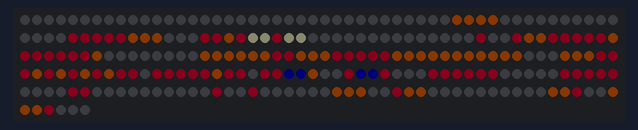
This sketch was run on a simulated Arduino Uno, built with avr-gcc and run on an emulated ATmega328P. On the bench: 256 RGB LEDs in strip order, left to right, continuing on the next row. Dim RGB values are drawn brighter than linear.

Above: at 0.1 s.
At 3.73 s:
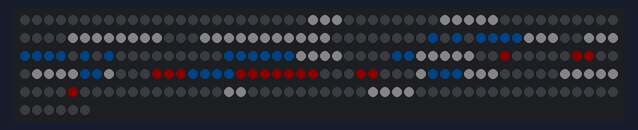
At 7.2 s:
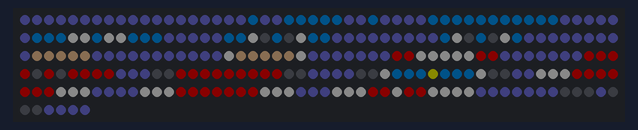
At 10.9 s:
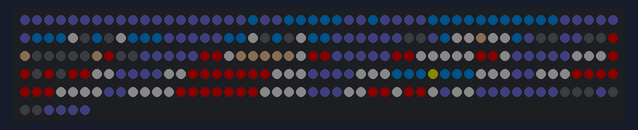
At 14.53 s:
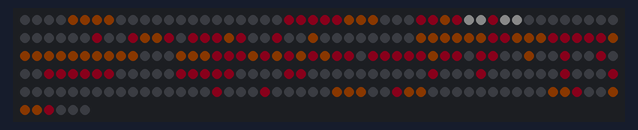

Measured:
- by itself, everything shown: repeats every 13.6 s, in 48 steps
- what the display in image 2 shows lasts 0.4 s, from 7.0 s to 7.4 s

The sketch:

brainy_bits_example.ino
```cpp
/* https://www.brainy-bits.com/arduino-16x16-matrix-frame/
 Arduino 256 RGB LEDs Matrix Animation Frame
 Using WS2812 LED Strips

Created by Yvan / https://Brainy-Bits.com

This code is in the public domain...

You can: copy it, use it, modify it, share it or just plain ignore it!
Thx!

*/

#include <avr/pgmspace.h>  // Needed to store stuff in Flash using PROGMEM
#include "FastLED.h"       // Fastled library to control the LEDs

// How many leds are connected?
#define NUM_LEDS 256

// Define the Data Pin
#define DATA_PIN 6  // Connected to the data pin of the first LED strip

// Define the array of leds
CRGB leds[NUM_LEDS];

// Create the array of retro arcade characters and store it in Flash memory
const long DigDug01[] PROGMEM =
{
0x000000, 0x000000, 0x000000, 0x000000, 0x000000, 0x000000, 0x000000, 0x000000, 0x000000, 0x000000, 0x000000, 0x000000, 0x000000, 0x000000, 0x000000, 0x000000,
0x000000, 0x000000, 0x000000, 0x000000, 0x000000, 0x000000, 0x000000, 0x000000, 0xcccccc, 0xcccccc, 0xcccccc, 0x000000, 0x000000, 0x000000, 0x000000, 0x000000,
0x000000, 0x000000, 0x000000, 0xcccccc, 0xcccccc, 0xcccccc, 0xcccccc, 0xcccccc, 0x000000, 0x000000, 0x000000, 0x000000, 0x000000, 0x000000, 0x000000, 0x000000,
0x000000, 0x000000, 0x000000, 0x000000, 0x000000, 0x000000, 0xcccccc, 0xcccccc, 0xcccccc, 0xcccccc, 0xcccccc, 0xcccccc, 0xcccccc, 0xcccccc, 0x000000, 0x000000,
0x000000, 0xcccccc, 0xcccccc, 0xcccccc, 0xcccccc, 0xcccccc, 0xcccccc, 0xcccccc, 0xcccccc, 0xcccccc, 0xcccccc, 0xcccccc, 0x000000, 0x000000, 0x000000, 0x000000,
0x000000, 0x000000, 0x000000, 0x000000, 0x0066cc, 0x000000, 0x0066cc, 0x000000, 0x0066cc, 0x0066cc, 0x0066cc, 0x0066cc, 0xcccccc, 0xcccccc, 0xcccccc, 0x000000,
0x000000, 0xcccccc, 0xcccccc, 0xcccccc, 0x0066cc, 0x0066cc, 0x0066cc, 0x0066cc, 0x000000, 0x0066cc, 0x000000, 0x0066cc, 0x000000, 0x000000, 0x000000, 0x000000,
0x000000, 0x000000, 0x000000, 0x000000, 0x000000, 0x0066cc, 0x0066cc, 0x0066cc, 0x0066cc, 0x0066cc, 0x0066cc, 0xcccccc, 0xcccccc, 0xcccccc, 0xcccccc, 0x000000,
0x000000, 0x000000, 0x000000, 0x0066cc, 0x0066cc, 0xcccccc, 0xcccccc, 0xcccccc, 0xcccccc, 0xcccccc, 0x000000, 0x000000, 0xff0000, 0x000000, 0x000000, 0x000000,
0x000000, 0x000000, 0xff0000, 0xff0000, 0x000000, 0xcccccc, 0xcccccc, 0xcccccc, 0xcccccc, 0xcccccc, 0xcccccc, 0x0066cc, 0x0066cc, 0xcccccc, 0x000000, 0x000000,
0x000000, 0xff0000, 0xff0000, 0xff0000, 0x0066cc, 0x0066cc, 0x0066cc, 0x0066cc, 0xff0000, 0xff0000, 0xff0000, 0xff0000, 0xff0000, 0xff0000, 0xff0000, 0x000000,
0x000000, 0x000000, 0xff0000, 0xff0000, 0x000000, 0xcccccc, 0xcccccc, 0xcccccc, 0x0066cc, 0x0066cc, 0x0066cc, 0xcccccc, 0xcccccc, 0x000000, 0x000000, 0x000000,
0x000000, 0x000000, 0xcccccc, 0xcccccc, 0xcccccc, 0xcccccc, 0xcccccc, 0xcccccc, 0xcccccc, 0xcccccc, 0x000000, 0x000000, 0xff0000, 0x000000, 0x000000, 0x000000,
0x000000, 0x000000, 0x000000, 0x000000, 0x000000, 0x000000, 0x000000, 0xcccccc, 0xcccccc, 0x000000, 0x000000, 0x000000, 0xcccccc, 0xcccccc, 0x000000, 0x000000,
0x000000, 0x000000, 0xcccccc, 0xcccccc, 0xcccccc, 0xcccccc, 0x000000, 0xcccccc, 0xcccccc, 0xcccccc, 0xcccccc, 0x000000, 0x000000, 0x000000, 0x000000, 0x000000,
0x000000, 0x000000, 0x000000, 0x000000, 0x000000, 0x000000, 0x000000, 0x000000, 0x000000, 0x000000, 0x000000, 0x000000, 0x000000, 0x000000, 0x000000, 0x000000
};

const long DigDug02[] PROGMEM =
{
0x000000, 0x000000, 0x000000, 0x000000, 0x000000, 0x000000, 0x000000, 0x000000, 0x000000, 0x000000, 0x000000, 0x000000, 0x000000, 0x000000, 0x000000, 0x000000,
0x000000, 0x000000, 0x000000, 0x000000, 0x000000, 0x000000, 0x000000, 0x000000, 0xcccccc, 0xcccccc, 0xcccccc, 0x000000, 0x000000, 0x000000, 0x000000, 0x000000,
0x000000, 0x000000, 0x000000, 0xcccccc, 0xcccccc, 0xcccccc, 0xcccccc, 0xcccccc, 0x000000, 0x000000, 0x000000, 0x000000, 0x000000, 0x000000, 0x000000, 0x000000,
0x000000, 0x000000, 0x000000, 0x000000, 0x000000, 0x000000, 0xcccccc, 0xcccccc, 0xcccccc, 0xcccccc, 0xcccccc, 0xcccccc, 0xcccccc, 0xcccccc, 0x000000, 0x000000,
0x000000, 0xcccccc, 0xcccccc, 0xcccccc, 0xcccccc, 0xcccccc, 0xcccccc, 0xcccccc, 0xcccccc, 0xcccccc, 0xcccccc, 0xcccccc, 0x000000, 0x000000, 0x000000, 0x000000,
0x000000, 0x000000, 0x000000, 0x000000, 0x0066cc, 0x000000, 0x0066cc, 0x000000, 0x0066cc, 0x0066cc, 0x0066cc, 0x0066cc, 0xcccccc, 0xcccccc, 0xcccccc, 0x000000,
0x000000, 0xcccccc, 0xcccccc, 0xcccccc, 0x0066cc, 0x0066cc, 0x0066cc, 0x0066cc, 0x000000, 0x0066cc, 0x000000, 0x0066cc, 0x000000, 0x000000, 0x000000, 0x000000,
0x000000, 0x000000, 0x000000, 0x000000, 0x000000, 0x0066cc, 0x0066cc, 0x0066cc, 0x0066cc, 0x0066cc, 0x0066cc, 0xcccccc, 0xcccccc, 0xcccccc, 0xcccccc, 0x000000,
0x000000, 0x000000, 0x000000, 0x0066cc, 0x0066cc, 0xcccccc, 0xcccccc, 0xcccccc, 0xcccccc, 0xcccccc, 0x000000, 0x000000, 0xff0000, 0x000000, 0x000000, 0x000000,
0x000000, 0x000000, 0xff0000, 0xff0000, 0x000000, 0x000000, 0x000000, 0xcccccc, 0xcccccc, 0xcccccc, 0xcccccc, 0x0066cc, 0x0066cc, 0xcccccc, 0x000000, 0x000000,
0x000000, 0xff0000, 0xff0000, 0xff0000, 0x0066cc, 0x0066cc, 0x0066cc, 0x0066cc, 0xff0000, 0xff0000, 0xff0000, 0xff0000, 0xff0000, 0xff0000, 0xff0000, 0x000000,
0x000000, 0x000000, 0xff0000, 0xff0000, 0x000000, 0x000000, 0x000000, 0xcccccc, 0x0066cc, 0x0066cc, 0x0066cc, 0xcccccc, 0xcccccc, 0xcccccc, 0x000000, 0x000000,
0x000000, 0x000000, 0x000000, 0xcccccc, 0xcccccc, 0xcccccc, 0xcccccc, 0xcccccc, 0x000000, 0x000000, 0x000000, 0x000000, 0xff0000, 0x000000, 0x000000, 0x000000,
0x000000, 0x000000, 0x000000, 0x000000, 0x000000, 0x000000, 0x000000, 0x000000, 0x000000, 0xcccccc, 0xcccccc, 0x000000, 0x000000, 0x000000, 0x000000, 0x000000,
0x000000, 0x000000, 0x000000, 0x000000, 0x000000, 0xcccccc, 0xcccccc, 0xcccccc, 0xcccccc, 0x000000, 0x000000, 0x000000, 0x000000, 0x000000, 0x000000, 0x000000,
0x000000, 0x000000, 0x000000, 0x000000, 0x000000, 0x000000, 0x000000, 0x000000, 0x000000, 0x000000, 0x000000, 0x000000, 0x000000, 0x000000, 0x000000, 0x000000
};

const long Qbert01[] PROGMEM =
{
0x000000, 0x000000, 0x000000, 0x000000, 0x000000, 0x000000, 0x000000, 0x000000, 0x000000, 0x000000, 0x000000, 0x000000, 0x000000, 0x000000, 0x000000, 0x000000,
0x000000, 0x000000, 0x000000, 0x000000, 0x000000, 0x000000, 0x000000, 0x000000, 0x000000, 0x000000, 0x000000, 0x000000, 0x000000, 0x000000, 0x000000, 0x000000,
0x000000, 0x000000, 0x000000, 0x000000, 0xff6600, 0xff6600, 0xff6600, 0xff6600, 0x000000, 0x000000, 0x000000, 0x000000, 0x000000, 0x000000, 0x000000, 0x000000,
0x000000, 0x000000, 0x000000, 0x000000, 0x000000, 0x000000, 0xff0033, 0xff0033, 0xff0033, 0xff0033, 0xff0033, 0xff6600, 0xff6600, 0xff6600, 0x000000, 0x000000,
0x000000, 0xff0033, 0xff0033, 0xff6600, 0xff0033, 0xffffcc, 0xffffcc, 0xff0033, 0xffffcc, 0xffffcc, 0x000000, 0x000000, 0x000000, 0x000000, 0x000000, 0x000000,
0x000000, 0x000000, 0x000000, 0x000000, 0x000000, 0x000000, 0x000000, 0x000000, 0xff0033, 0x000000, 0x000000, 0xff0033, 0xff6600, 0xff6600, 0xff0033, 0xff0033,
0xff0033, 0xff0033, 0xff0033, 0xff6600, 0xff0033, 0xff0033, 0xff0033, 0xff0033, 0xff0033, 0xff0033, 0xff6600, 0x000000, 0x000000, 0x000000, 0x000000, 0x000000,
0x000000, 0x000000, 0x000000, 0xff6600, 0xff6600, 0xff6600, 0xff6600, 0xff6600, 0xff6600, 0xff0033, 0xff0033, 0xff6600, 0xff6600, 0xff6600, 0xff0033, 0xff0033,
0xff0033, 0xff0033, 0xff0033, 0xff6600, 0xff6600, 0xff6600, 0xff6600, 0xff6600, 0xff6600, 0xff6600, 0xff6600, 0xff6600, 0xff6600, 0xff6600, 0x000000, 0x000000,
0x000000, 0xff6600, 0xff6600, 0xff6600, 0xff0033, 0xff0033, 0xff0033, 0xff6600, 0xff0033, 0xff6600, 0xff0033, 0xff6600, 0xff0033, 0xff6600, 0xff0033, 0xff0033,
0x000000, 0xff0033, 0xff0033, 0xff0033, 0xff0033, 0xff0033, 0xff6600, 0xff0033, 0xff0033, 0x000000, 0xff0033, 0xff0033, 0x000033, 0x000033, 0xff6600, 0x000000,
0x000000, 0xff0033, 0x000033, 0x000033, 0xff0033, 0x000000, 0x000000, 0x000000, 0xff0033, 0xff0033, 0xff0033, 0xff0033, 0xff0033, 0xff0033, 0x000000, 0x000000,
0x000000, 0x000000, 0x000000, 0xff0033, 0xff0033, 0xff0033, 0xff0033, 0xff0033, 0x000000, 0x000000, 0x000000, 0x000000, 0xff0033, 0xff0033, 0x000000, 0x000000,
0x000000, 0x000000, 0x000000, 0x000000, 0x000000, 0x000000, 0x000000, 0x000000, 0xff0033, 0x000000, 0x000000, 0xff0033, 0x000000, 0x000000, 0x000000, 0x000000,
0x000000, 0x000000, 0xff6600, 0xff6600, 0xff6600, 0x000000, 0x000000, 0xff0033, 0xff6600, 0xff6600, 0x000000, 0x000000, 0x000000, 0x000000, 0x000000, 0x000000,
0x000000, 0x000000, 0x000000, 0x000000, 0xff6600, 0xff6600, 0xff0033, 0x000000, 0x000000, 0xff6600, 0xff6600, 0xff6600, 0xff0033, 0x000000, 0x000000, 0x000000
};

const long Qbert02[] PROGMEM =
{
0x000000, 0x000000, 0x000000, 0x000000, 0xff6600, 0xff6600, 0xff6600, 0xff6600, 0x000000, 0x000000, 0x000000, 0x000000, 0x000000, 0x000000, 0x000000, 0x000000,
0x000000, 0x000000, 0x000000, 0x000000, 0x000000, 0x000000, 0xff0033, 0xff0033, 0xff0033, 0xff0033, 0xff0033, 0xff6600, 0xff6600, 0xff6600, 0x000000, 0x000000,
0x000000, 0xff0033, 0xff0033, 0xff6600, 0xff0033, 0xffffff, 0xffffff, 0xff0033, 0xffffff, 0xffffff, 0x000000, 0x000000, 0x000000, 0x000000, 0x000000, 0x000000,
0x000000, 0x000000, 0x000000, 0x000000, 0x000000, 0x000000, 0x000000, 0x000000, 0xff0033, 0x000000, 0x000000, 0xff0033, 0xff6600, 0xff6600, 0xff0033, 0x000000,
0xff0033, 0xff0033, 0xff0033, 0xff6600, 0xff0033, 0x000000, 0x000000, 0xff0033, 0x000000, 0x000000, 0xff6600, 0x000000, 0x000000, 0x000000, 0x000000, 0x000000,
0x000000, 0x000000, 0x000000, 0xff6600, 0xff6600, 0xff6600, 0xff6600, 0xff6600, 0xff6600, 0xff0033, 0xff0033, 0xff6600, 0xff6600, 0xff6600, 0xff0033, 0xff0033,
0xff0033, 0xff0033, 0xff0033, 0xff6600, 0xff6600, 0xff6600, 0xff6600, 0xff6600, 0xff6600, 0xff6600, 0xff6600, 0xff6600, 0xff6600, 0xff6600, 0x000000, 0x000000,
0x000000, 0xff6600, 0xff6600, 0xff6600, 0xff0033, 0xff0033, 0xff0033, 0xff6600, 0xff0033, 0xff6600, 0xff0033, 0xff6600, 0xff0033, 0xff6600, 0xff0033, 0xff0033,
0x000000, 0xff0033, 0xff0033, 0xff0033, 0xff0033, 0xff0033, 0xff6600, 0xff0033, 0xff0033, 0x000000, 0xff0033, 0xff0033, 0x000000, 0x000000, 0xff6600, 0x000000,
0x000000, 0xff0033, 0x000000, 0x000000, 0xff0033, 0x000000, 0x000000, 0x000000, 0xff0033, 0xff0033, 0xff0033, 0xff0033, 0xff0033, 0xff0033, 0x000000, 0x000000,
0x000000, 0x000000, 0x000000, 0xff0033, 0xff0033, 0xff0033, 0xff0033, 0xff0033, 0x000000, 0x000000, 0x000000, 0x000000, 0xff0033, 0xff0033, 0x000000, 0x000000,
0x000000, 0x000000, 0x000000, 0x000000, 0x000000, 0x000000, 0x000000, 0x000000, 0xff0033, 0x000000, 0x000000, 0x000000, 0xff0033, 0x000000, 0x000000, 0x000000,
0x000000, 0x000000, 0x000000, 0xff0033, 0x000000, 0x000000, 0x000000, 0xff0033, 0x000000, 0x000000, 0x000000, 0x000000, 0x000000, 0x000000, 0x000000, 0x000000,
0x000000, 0x000000, 0x000000, 0x000000, 0x000000, 0x000000, 0x000000, 0x000000, 0xff0033, 0x000000, 0x000000, 0x000000, 0xff0033, 0x000000, 0x000000, 0x000000,
0x000000, 0x000000, 0xff6600, 0xff6600, 0xff6600, 0x000000, 0x000000, 0xff0033, 0xff6600, 0xff6600, 0x000000, 0x000000, 0x000000, 0x000000, 0x000000, 0x000000,
0x000000, 0x000000, 0x000000, 0x000000, 0xff6600, 0xff6600, 0xff0033, 0x000000, 0x000000, 0xff6600, 0xff6600, 0xff6600, 0xff0033, 0x000000, 0x000000, 0x000000
};

const long BombJack01[] PROGMEM =
{
0x333366, 0x333366, 0x333366, 0x333366, 0x333366, 0x333366, 0x333366, 0x333366, 0x333366, 0x333366, 0x333366, 0x333366, 0x333366, 0x333366, 0x333366, 0x333366,
0x333366, 0x333366, 0x333366, 0x0099ff, 0x333366, 0x333366, 0x0099ff, 0x0099ff, 0x0099ff, 0x0099ff, 0x0099ff, 0x333366, 0x333366, 0x0099ff, 0x333366, 0x333366,
0x333366, 0x333366, 0x0099ff, 0x0099ff, 0x0099ff, 0x0099ff, 0x0099ff, 0x0099ff, 0x0099ff, 0x0099ff, 0x0099ff, 0x0099ff, 0x0099ff, 0x333366, 0x333366, 0x333366,
0x333366, 0x333366, 0x333366, 0x0099ff, 0x0099ff, 0x0099ff, 0xffffff, 0xffffff, 0x0099ff, 0xffffff, 0xffffff, 0x0099ff, 0x0099ff, 0x0099ff, 0x333366, 0x333366,
0x333366, 0x333366, 0x333366, 0x0099ff, 0x0099ff, 0xffffff, 0x000000, 0x0099ff, 0x000000, 0xffffff, 0x0099ff, 0x0099ff, 0x333366, 0x333366, 0x333366, 0x333366,
0x333366, 0x333366, 0x333366, 0x333366, 0x333366, 0x0099ff, 0xffffff, 0x000000, 0x0099ff, 0x000000, 0xffffff, 0x0099ff, 0x333366, 0x333366, 0x333366, 0x333366,
0x333366, 0x333366, 0x333366, 0x333366, 0x333366, 0xffcc99, 0xffcc99, 0xffcc99, 0xffcc99, 0xffcc99, 0x333366, 0x333366, 0x333366, 0x333366, 0x333366, 0x333366,
0x333366, 0x333366, 0x333366, 0x333366, 0x333366, 0xffffff, 0xffcc99, 0xffcc99, 0xffcc99, 0xffcc99, 0xffcc99, 0xffffff, 0x333366, 0x333366, 0x333366, 0x333366,
0x333366, 0x333366, 0x333366, 0xff0000, 0xff0000, 0xffffff, 0xffffff, 0xffffff, 0xffffff, 0xffffff, 0xff0000, 0xff0000, 0x333366, 0x333366, 0x333366, 0x333366,
0x333366, 0x333366, 0x333366, 0xff0000, 0xff0000, 0xff0000, 0xff0000, 0x000000, 0xff0000, 0x000000, 0xff0000, 0xff0000, 0xff0000, 0xff0000, 0x333366, 0x333366,
0x333366, 0x000000, 0x000000, 0xff0000, 0xff0000, 0xff0000, 0xff0000, 0xff0000, 0xff0000, 0xff0000, 0xff0000, 0xff0000, 0x000000, 0x000000, 0x333366, 0x333366,
0x333366, 0x333366, 0x000000, 0x000000, 0xffffff, 0x0099ff, 0x0099ff, 0x0099ff, 0xffff00, 0x0099ff, 0x0099ff, 0x0099ff, 0xffffff, 0x000000, 0x000000, 0x333366,
0x333366, 0xffffff, 0xffffff, 0xffffff, 0xff0000, 0xff0000, 0xff0000, 0xff0000, 0xff0000, 0xff0000, 0xff0000, 0xffffff, 0xffffff, 0xffffff, 0x333366, 0x333366,
0x333366, 0x333366, 0xffffff, 0xffffff, 0xffffff, 0xff0000, 0xff0000, 0xff0000, 0xff0000, 0xff0000, 0xff0000, 0xff0000, 0xffffff, 0xffffff, 0xffffff, 0x333366,
0x333366, 0x333366, 0xffffff, 0xffffff, 0xffffff, 0xff0000, 0xff0000, 0xffffff, 0xff0000, 0xff0000, 0xffffff, 0xffffff, 0xffffff, 0xffffff, 0x333366, 0x333366,
0x333366, 0x333366, 0x333366, 0x333366, 0x333366, 0x000000, 0x000000, 0x000000, 0x333366, 0x000000, 0x000000, 0x000000, 0x333366, 0x333366, 0x333366, 0x333366
};

const long BombJack02[] PROGMEM =
{
0x333366, 0x333366, 0x333366, 0x333366, 0x333366, 0x333366, 0x333366, 0x333366, 0x333366, 0x333366, 0x333366, 0x333366, 0x333366, 0x333366, 0x333366, 0x333366,
0x333366, 0x333366, 0x333366, 0x0099ff, 0x333366, 0x333366, 0x0099ff, 0x0099ff, 0x0099ff, 0x0099ff, 0x0099ff, 0x333366, 0x333366, 0x0099ff, 0x333366, 0x333366,
0x333366, 0x333366, 0x0099ff, 0x0099ff, 0x0099ff, 0x0099ff, 0x0099ff, 0x0099ff, 0x0099ff, 0x0099ff, 0x0099ff, 0x0099ff, 0x0099ff, 0x333366, 0x333366, 0x333366,
0x333366, 0x333366, 0x333366, 0x0099ff, 0x0099ff, 0x0099ff, 0xffffff, 0x000000, 0x0099ff, 0x000000, 0xffffff, 0x0099ff, 0x0099ff, 0x0099ff, 0x333366, 0x333366,
0x333366, 0x333366, 0x333366, 0x0099ff, 0x0099ff, 0xffffff, 0x000000, 0x0099ff, 0x000000, 0xffffff, 0x0099ff, 0x0099ff, 0x333366, 0x333366, 0x333366, 0x333366,
0x333366, 0x333366, 0x000000, 0x000000, 0x333366, 0x0099ff, 0xffffff, 0xffffff, 0xffcc99, 0xffffff, 0xffffff, 0x0099ff, 0x333366, 0x000000, 0x000000, 0x333366,
0x333366, 0x000000, 0x000000, 0xff0000, 0xffcc99, 0x000000, 0x000000, 0x000000, 0x000000, 0x000000, 0xffcc99, 0xff0000, 0x000000, 0x000000, 0x333366, 0x333366,
0x333366, 0x333366, 0x333366, 0xff0000, 0xff0000, 0xffffff, 0xffcc99, 0xffcc99, 0xffcc99, 0xffcc99, 0xffcc99, 0xffffff, 0xff0000, 0xff0000, 0x333366, 0x333366,
0x333366, 0x333366, 0x333366, 0xff0000, 0xff0000, 0xffffff, 0xffffff, 0xffffff, 0xffffff, 0xffffff, 0xff0000, 0xff0000, 0xffffff, 0x333366, 0x333366, 0x333366,
0x333366, 0x333366, 0xffffff, 0xffffff, 0xffffff, 0xff0000, 0xff0000, 0x000000, 0xff0000, 0x000000, 0xff0000, 0xff0000, 0xffffff, 0xffffff, 0x333366, 0x333366,
0x333366, 0x333366, 0xffffff, 0xffffff, 0xff0000, 0xff0000, 0xff0000, 0xff0000, 0xff0000, 0xff0000, 0xff0000, 0xffffff, 0xffffff, 0xffffff, 0x333366, 0x333366,
0x333366, 0x333366, 0xffffff, 0xffffff, 0xffffff, 0x0099ff, 0x0099ff, 0x0099ff, 0xffff00, 0x0099ff, 0x0099ff, 0x0099ff, 0xffffff, 0xffffff, 0xffffff, 0x333366,
0x333366, 0xffffff, 0xffffff, 0xffffff, 0xff0000, 0xff0000, 0xff0000, 0xff0000, 0xff0000, 0xff0000, 0xff0000, 0xffffff, 0xffffff, 0xffffff, 0xffffff, 0x333366,
0x333366, 0xffffff, 0xffffff, 0xffffff, 0xffffff, 0xff0000, 0xff0000, 0xff0000, 0xff0000, 0xff0000, 0xff0000, 0xff0000, 0xffffff, 0xffffff, 0xffffff, 0xffffff,
0x333366, 0x333366, 0x333366, 0xffffff, 0xffffff, 0xff0000, 0xff0000, 0xffffff, 0xff0000, 0xff0000, 0xffffff, 0x333366, 0xffffff, 0xffffff, 0x333366, 0x333366,
0x333366, 0x333366, 0x333366, 0x333366, 0x333366, 0x000000, 0x000000, 0x000000, 0x333366, 0x000000, 0x000000, 0x000000, 0x333366, 0x333366, 0x333366, 0x333366
};


void setup() {
FastLED.addLeds<NEOPIXEL,DATA_PIN>(leds, NUM_LEDS);  // Init of the Fastled library
FastLED.setBrightness(10);
}

void loop() {


// Put Qbert first frame
for(int passtime = 0; passtime < 8; passtime++) { // Display it 8 times

FastLED.clear();
for(int i = 0; i < NUM_LEDS; i++) {
    leds[i] = pgm_read_dword(&(Qbert01[i]));  // Read array from Flash
  }

FastLED.show();
delay(165);


// Put Qbert second frame
FastLED.clear();
for(int i = 0; i < NUM_LEDS; i++) {
    leds[i] = pgm_read_dword(&(Qbert02[i]));
  }

FastLED.show();
delay(165);

}


// Put DigDug first frame
for(int passtime = 0; passtime < 8; passtime++) {

FastLED.clear();
for(int i = 0; i < NUM_LEDS; i++) {
    leds[i] = pgm_read_dword(&(DigDug01[i]));
  }

FastLED.show();
delay(250);


// Put DigDug second frame
FastLED.clear();
for(int i = 0; i < NUM_LEDS; i++) {
    leds[i] = pgm_read_dword(&(DigDug02[i]));
  }

FastLED.show();
delay(250);

}


// Put BombJack first frame
for(int passtime = 0; passtime < 8; passtime++) {

FastLED.clear();
for(int i = 0; i < NUM_LEDS; i++) {
    leds[i] = pgm_read_dword(&(BombJack01[i]));
  }

FastLED.show();
delay(400);


// Put BombJack second frame
FastLED.clear();
for(int i = 0; i < NUM_LEDS; i++) {
    leds[i] = pgm_read_dword(&(BombJack02[i]));
  }

FastLED.show();
delay(400);

}

}
```
